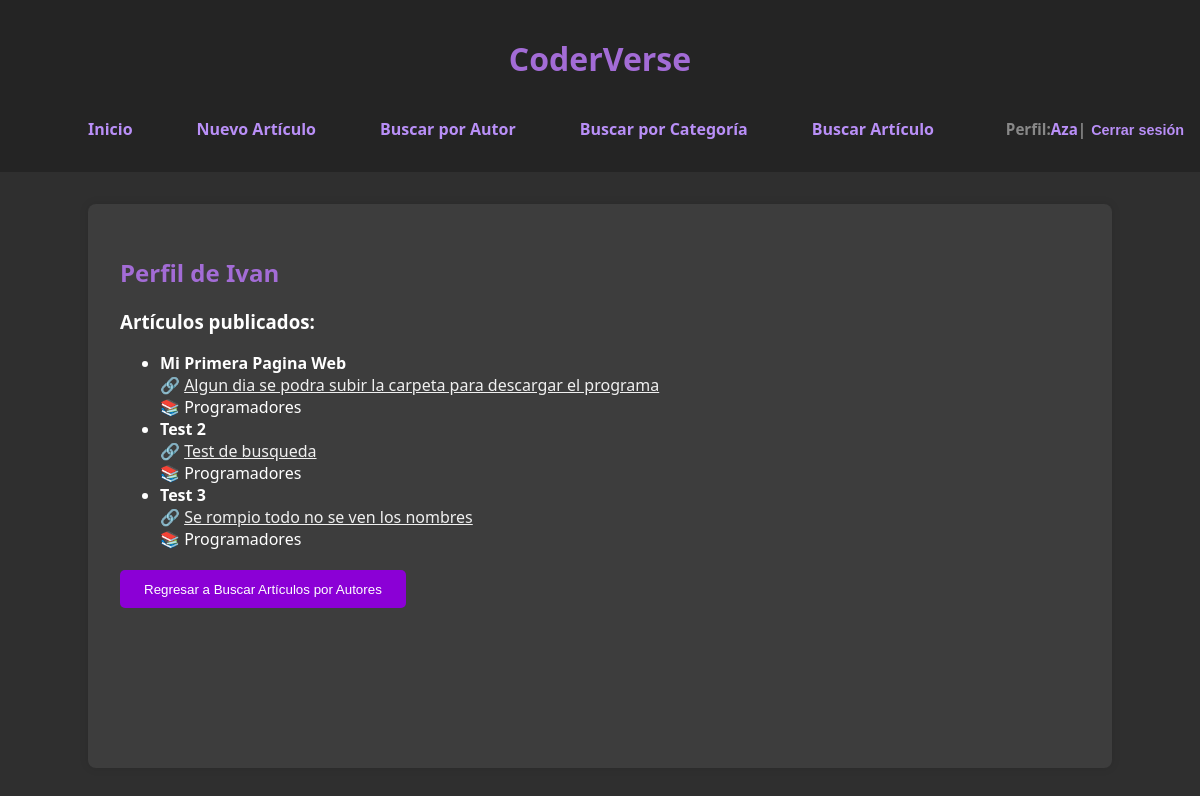
/perfil/1/ (signed in), run on an earlier commit of the app's database.
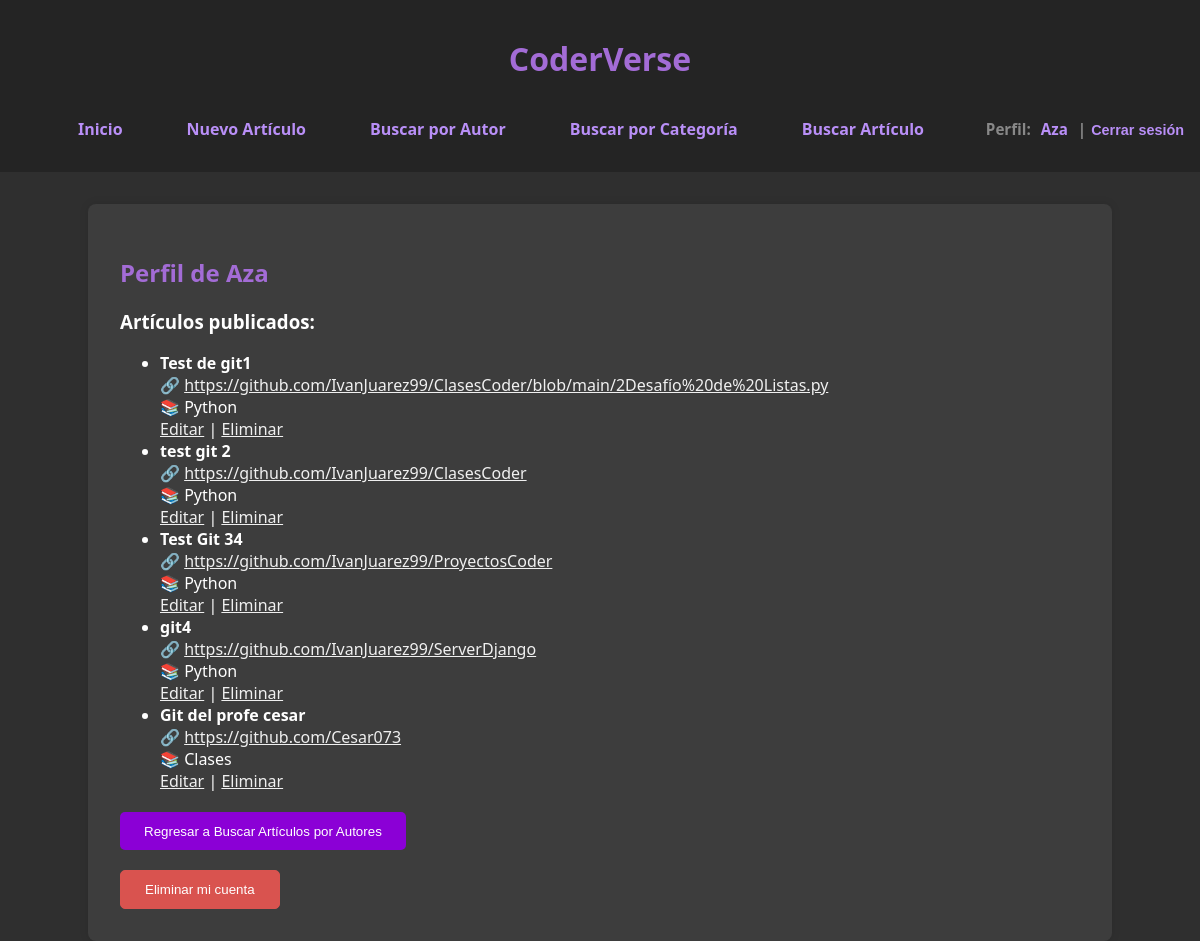
And on a later commit of the database.
### blog/models.py (models this page shows, shortened)
class Autor(models.Model):
    user = models.OneToOneField(User, on_delete=models.CASCADE, null=True, blank=True)
    nombre = models.CharField(max_length=20)
    especialidad = models.CharField(max_length=20)
    biografia = models.TextField()

class Articulo(models.Model):
    titulo = models.CharField(max_length=20)
    autor = models.ForeignKey(Autor, on_delete=models.CASCADE)
    contenido = models.TextField()
    categoria = models.ForeignKey(Categoria, on_delete=models.CASCADE)
    fecha_publicacion = models.DateField(auto_now_add=True)

class Categoria(models.Model):
    nombre = models.CharField(max_length=20)
    descripcion = models.TextField()

### blog/views.py (the view)
# urls.py: path('perfil/<int:autor_id>/', views.perfil_autor, name='perfil_autor'),
@login_required
def perfil_autor(request, autor_id):
    autor = get_object_or_404(Autor, id=autor_id)
    articulos = Articulo.objects.filter(autor=autor)
    es_mi_perfil = request.user == autor.user
    return render(request, 'blog/perfil.html', {
        'autor': autor,
        'articulos': articulos,
        'es_mi_perfil': es_mi_perfil,
    })

### blog/templates/blog/perfil.html
{% extends 'blog/base.html' %}
{% block content %}
    <h2>Perfil de {{ autor.nombre }}</h2>
    <h3>Artículos publicados:</h3>
    <ul>
        {% for articulo in articulos %}
            <li>
                <strong>{{ articulo.titulo }}</strong><br>
                🔗 <a href="{{ articulo.contenido }}" target="_blank">{{ articulo.contenido }}</a><br>
                📚 {{ articulo.categoria.nombre }}<br>
                {% if es_mi_perfil %}
                    <a href="{% url 'editar_articulo' articulo.id %}">Editar</a> |
                    <a href="{% url 'eliminar_articulo' articulo.id %}">Eliminar</a>
                {% endif %}
            </li>
        {% empty %}
            <p>No hay artículos aún.</p>
        {% endfor %}
    </ul>
    <div style="margin-top: 20px;">
        <a href="{% url 'buscar_autor' %}">
            <button type="button" style="background-color: #8b00d6; color: white; border: none; padding: 0.7rem 1.5rem; border-radius: 5px; cursor: pointer;">Regresar a Buscar Artículos por Autores</button>
        </a>
    </div>
    {% if es_mi_perfil %}
        <div style="margin-top: 20px;">
            <a href="{% url 'eliminar_cuenta' %}">
                <button type="button" style="background-color: #d9534f; color: white; border: 1px solid #d9534f; padding: 0.7rem 1.5rem; border-radius: 5px; cursor: pointer;">Eliminar mi cuenta</button>
            </a>
        </div>
    {% endif %}
{% endblock %}

### blog/templates/blog/base.html (shortened to what this page needs)
<!DOCTYPE html>
<html lang="es">
<head>
</head>
<body>
    <header>
        <h1>CoderVerse</h1>
        {% if user.is_authenticated %}
            <nav style="display: flex; justify-content: space-between; align-items: center; flex-wrap: wrap;">
                <div style="display: flex; justify-content: center; flex-wrap: wrap; flex: 1;">
                    <a href="{% url 'inicio' %}">Inicio</a>
                    <a href="{% url 'crear_articulo' %}">Nuevo Artículo</a>
                    <a href="{% url 'buscar_autor' %}">Buscar por Autor</a>
                    <a href="{% url 'buscar_categoria' %}">Buscar por Categoría</a>
                    <a href="{% url 'buscar_articulos' %}">Buscar Artículo</a>
                </div>
                <div style="display: flex; align-items: center; font-weight: bold; font-size: 0.95rem;">
                    <span>Perfil:</span>
                    {% with autor=user.autor %}
                        {% if autor %}
                            <a href="{% url 'perfil_autor' autor.id %}" style="color: rgb(185, 143, 247); text-decoration: none; margin: 0 2px;">{{ user.username }}</a>
                        {% else %}
                            <span style="color: rgb(185, 143, 247); margin: 0 px;">{{ user.username }}</span>
                        {% endif %}
                    {% endwith %}
                    <span>| </span>
                    <form action="{% url 'logout' %}" method="post" style="display: inline; margin-left: 5px;">
                        <button type="submit" style="border: none; background: none; padding: 0; margin: 0; color: rgb(185, 143, 247);font-size: 0.90rem; font-weight: bold; cursor: pointer; display: inline;">Cerrar sesión</button>
                    </form>
                </div>
            </nav>
        {% endif %}
    </header>
    <main>
        {% block content %}
        {% endblock %}
    </main>
</body>
</html>

What changed in the data, as far as the page shows it:
removed Articulo: titulo "Mi Primera Pagina Web", contenido "Algun dia se podra subir la carpeta para descargar el programa", categoria.nombre "Programadores"
removed Articulo: titulo "Test 2", contenido "Test de busqueda", categoria.nombre "Programadores"
removed Articulo: titulo "Test 3", contenido "Se rompio todo no se ven los nombres", categoria.nombre "Programadores"
changed Autor: nombre "Ivan" → "Aza"
now on this page (row edited): Articulo: titulo "Test de git1", contenido "https://github.com/IvanJuarez99/ClasesCoder/blob/main/2Desafío%20de%20Listas.py", categoria.nombre "Python", shows "Editar"
now on this page (row edited): Articulo: titulo "test git 2", contenido "https://github.com/IvanJuarez99/ClasesCoder", categoria.nombre "Python", shows "Editar"
now on this page (row edited): Articulo: titulo "Test Git 34", contenido "https://github.com/IvanJuarez99/ProyectosCoder", categoria.nombre "Python", shows "Editar"
now on this page (row edited): Articulo: titulo "git4", contenido "https://github.com/IvanJuarez99/ServerDjango", categoria.nombre "Python", shows "Editar"
now on this page (row edited): Articulo: titulo "Git del profe cesar", contenido "https://github.com/Cesar073", categoria.nombre "Clases", shows "Editar"
Also different on the page:
{{ user.username }}: (not shown) → "Aza"
{{ user.username }}: "Aza" → (not shown)
text now shown: "Eliminar mi cuenta"
